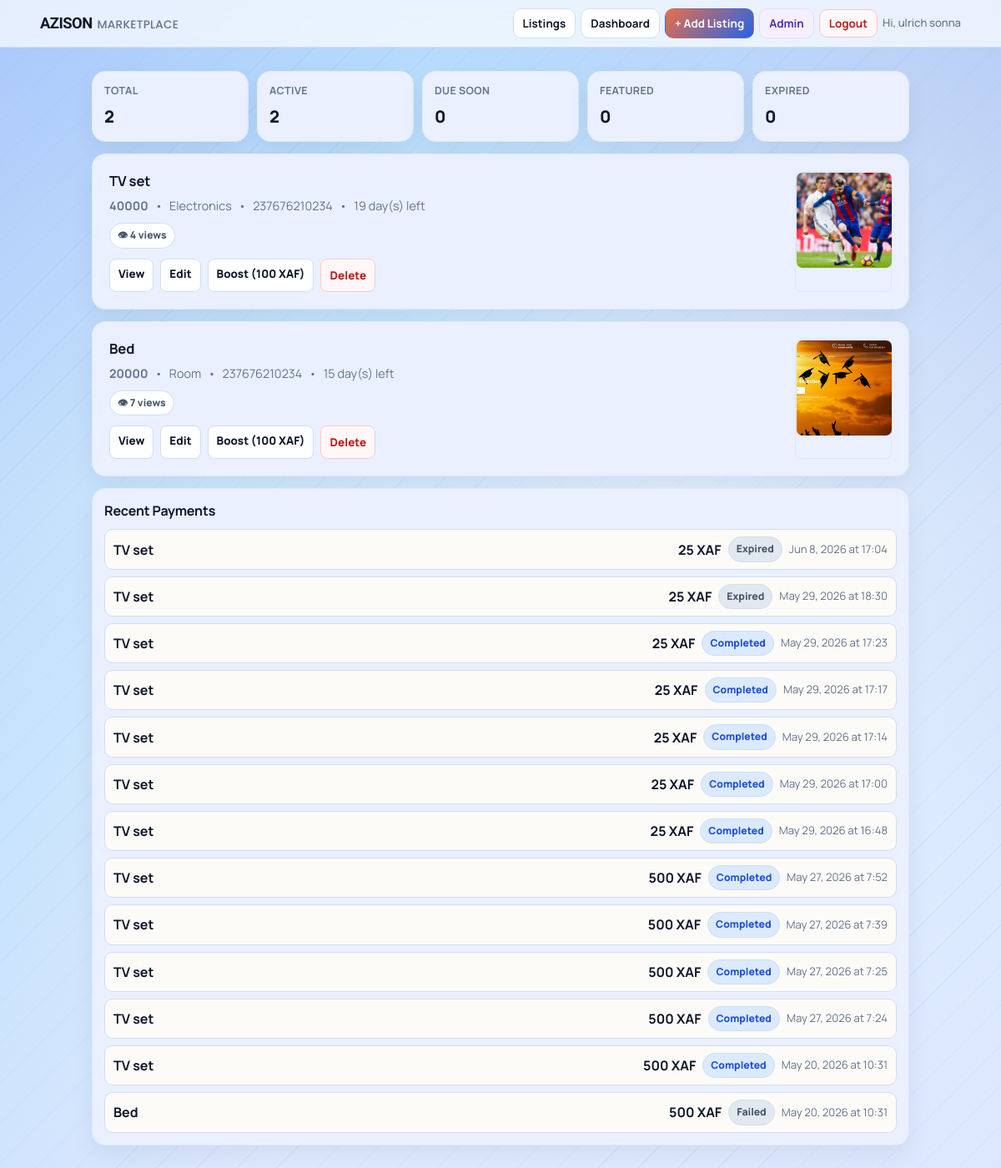
The app's page /dashboard (signed in) with its own data.
### tables this page shows
CREATE TABLE users(
            id INTEGER PRIMARY KEY AUTOINCREMENT,
            full_name TEXT NOT NULL,
            phone TEXT NOT NULL UNIQUE,
            password_hash TEXT NOT NULL,
            email TEXT,
            google_sub TEXT,
            auth_provider TEXT NOT NULL DEFAULT 'local',
            created_at TEXT NOT NULL
        , is_admin INTEGER DEFAULT 0, is_active INTEGER DEFAULT 1);

CREATE TABLE listings(
            id INTEGER PRIMARY KEY AUTOINCREMENT,
            title TEXT,
            price TEXT,
            category TEXT,
            phone TEXT,
            owner_phone TEXT,
            leave_date TEXT,
            description TEXT,
            image TEXT,
            is_featured INTEGER DEFAULT 0
        , view_count INTEGER DEFAULT 0);

CREATE TABLE payments(
            id INTEGER PRIMARY KEY AUTOINCREMENT,
            listing_id INTEGER NOT NULL,
            reference TEXT NOT NULL UNIQUE,
            amount INTEGER NOT NULL,
            status TEXT NOT NULL,
            phone TEXT,
            created_at TEXT NOT NULL
        , provider_reference TEXT);

### app.py (the view)
@app.route("/dashboard")
@login_required
def dashboard():
    conn = get_db()
    cursor = conn.cursor()
    owner_phone = get_authenticated_owner_phone()
    expire_stale_pending_payments(cursor)
    conn.commit()
    cursor.execute(
        """
        SELECT * FROM listings
        WHERE owner_phone = ?
        ORDER BY is_featured DESC, id DESC
        """,
        (owner_phone,),
    )
    rows = cursor.fetchall()
    cursor.execute(
        """
        SELECT p.id, p.listing_id, p.reference AS reference_id, p.amount, p.status, p.phone, p.created_at,
               l.title AS listing_title
        FROM payments p
        JOIN listings l ON l.id = p.listing_id
        WHERE l.owner_phone = ?
        ORDER BY p.id DESC
        """,
        (owner_phone,),
    )
    payment_rows = cursor.fetchall()
    conn.close()
    today = current_date()
    listings = []
    pending_payments_by_listing = {}
    payment_history = []
    stats = {
        "total": 0,
        "active": 0,
        "soon": 0,
        "expired": 0,
        "featured": 0,
    }
    for payment_row in payment_rows:
        normalized_status = resolve_internal_payment_status(payment_row["status"]) or PAYMENT_STATUS_PENDING
        if normalized_status == PAYMENT_STATUS_PENDING and payment_row["listing_id"] not in pending_payments_by_listing:
            pending_payments_by_listing[payment_row["listing_id"]] = payment_row["reference_id"]
        payment_history.append(build_dashboard_payment_view(payment_row))
    for row in rows:
        leave_date = datetime.strptime(row["leave_date"], "%Y-%m-%d").date()
        days_left = (leave_date - today).days
        is_expired = days_left < 0
        is_soon = 0 <= days_left <= 3
        is_featured = row["is_featured"] == 1
        updated_at = row_value(row, "updated_at")
        stats["total"] += 1
        if is_featured:
            stats["featured"] += 1
        if is_expired:
            stats["expired"] += 1
        else:
            stats["active"] += 1
            if is_soon:
                stats["soon"] += 1
        listings.append(
            {
                "id": row["id"],
                "title": row["title"],
                "price": row["price"],
                "category": row["category"],
                "phone": row["phone"],
                "leave_date": row["leave_date"],
                "description": row["description"] or "",
                "image": row["image"],
                "is_featured": row["is_featured"],
                "days_left": days_left,
                "is_expired": is_expired,
                "is_soon": is_soon,
                "pending_payment_reference": pending_payments_by_listing.get(row["id"], ""),
                "view_count": row["view_count"],
                "last_updated_label": format_payment_date(updated_at) if updated_at else "",
            }
        )
    return render_template(
        "dashboard.html",
        listings=listings,
        stats=stats,
        payment_history=payment_history[:20],
        boost_amount=effective_boost_amount(),
    )

### templates/dashboard.html (shortened to what this page needs)
<!DOCTYPE html>
<html lang="en">
<head>
    <link rel="stylesheet" href="{{ url_for('static', filename='css/marketplace.css') }}">
</head>
<body>
    {% include "_navigation.html" %}
    <main class="page">
        <section class="stats">
            <article class="stat">
                <span class="label">Total</span>
                <strong class="value">{{ stats['total'] }}</strong>
            </article>
            <article class="stat">
                <span class="label">Active</span>
                <strong class="value">{{ stats['active'] }}</strong>
            </article>
            <article class="stat">
                <span class="label">Due Soon</span>
                <strong class="value">{{ stats['soon'] }}</strong>
            </article>
            <article class="stat">
                <span class="label">Featured</span>
                <strong class="value">{{ stats['featured'] }}</strong>
            </article>
            <article class="stat">
                <span class="label">Expired</span>
                <strong class="value">{{ stats['expired'] }}</strong>
            </article>
        </section>
        <section class="list">
            {% if listings %}
                {% for item in listings %}
                    <article class="card">
                        <div>
                            <h2>{{ item['title'] }}</h2>
                            <p class="meta">
                                <span><strong>{{ item['price'] }}</strong></span>
                                <span>•</span>
                                <span>{{ item['category'] }}</span>
                                <span>•</span>
                                <span>{{ item['phone'] }}</span>
                                <span>•</span>
                                {% if item['is_expired'] %}
                                    <span>Expired {{ item['days_left'] * -1 }} day(s) ago</span>
                                {% elif item['is_soon'] %}
                                    <span class="deadline soon">⚡ {{ item['days_left'] }} day(s) left</span>
                                {% else %}
                                    <span class="deadline">{{ item['days_left'] }} day(s) left</span>
                                {% endif %}
                            </p>
                            <div class="chips">
                                <span class="chip">👁 {{ item['view_count'] or 0 }} views</span>
                            </div>
                            <div class="row-actions">
                                <a class="link-btn" href="{{ url_for('listing_detail', id=item['id']) }}">View</a>
                                <a class="link-btn" href="{{ url_for('edit_listing', id=item['id']) }}">Edit</a>
                                {% if item['is_expired'] %}
                                    <a class="link-btn" href="{{ url_for('edit_listing', id=item['id'], renew=1) }}">Renew / Extend Date</a>
                                {% elif item['is_featured'] == 1 %}
                                    <span class="link-btn">Featured Active</span>
                                {% else %}
                                    <a class="link-btn" href="{{ url_for('select_boost_payment', listing_id=item['id'], next=url_for('dashboard')) }}">Boost ({{ boost_amount }} XAF)</a>
                                {% endif %}
                                <form method="POST" action="{{ url_for('delete_listing', id=item['id']) }}" onsubmit="return confirm('Are you sure you want to delete this listing?');">
                                    <button class="danger-btn" type="submit">Delete</button>
                                </form>
                            </div>
                        </div>
                        {% if item['image'] %}
                            <a class="thumb-link lightbox-trigger" href="{{ listing_image_url(item['image']) }}" title="Open full image">
                                <img class="thumb" src="{{ listing_image_url(item['image']) }}" alt="{{ item['title'] }}">
                            </a>
                        {% endif %}
                    </article>
                {% endfor %}
            {% else %}
                <div class="empty">
                    <p>No listings yet on your dashboard.</p>
                    <a class="btn primary" href="{{ url_for('create') }}">Post your first listing</a>
                </div>
            {% endif %}
        </section>
        <section class="history">
            <h2>Recent Payments</h2>
            {% if payment_history %}
                <div style="display:grid;gap:8px;">
                    {% for payment in payment_history %}
                        <div style="border:1px solid var(--line);border-radius:10px;padding:8px 10px;display:flex;flex-wrap:wrap;gap:8px;align-items:center;background:#fcfbf8;">
                            <span style="font-weight:700;flex:1;min-width:120px;">
                                <a href="{{ url_for('listing_detail', id=payment['listing_id']) }}" style="color:var(--text);text-decoration:none;">{{ payment['listing_title'] }}</a>
                            </span>
                            <span><strong>{{ payment['amount_label'] }}</strong></span>
                            <span class="{{ payment['badge_class'] }}">{{ payment['status_label'] }}</span>
                            <span style="color:var(--muted);font-size:0.82rem;">{{ payment['created_label'] }}</span>
                        </div>
                    {% endfor %}
                </div>
            {% else %}
                <p class="summary">No payment activity yet.</p>
            {% endif %}
        </section>
    </main>
</body>
</html>

### templates/_navigation.html (shortened to what this page needs)
<nav class="nav-bar" role="navigation" aria-label="Main navigation">
    <div class="nav-inner">
        <a class="nav-brand" href="{{ url_for('home') }}">
            <span class="brand">AZISON</span>
            <span class="site-title">MARKETPLACE</span>
        </a>
        <div class="nav-links">
            <a class="nav-link" href="{{ url_for('home') }}">Listings</a>
            {% if is_logged_in %}
                <a class="nav-link" href="{{ url_for('dashboard') }}">Dashboard</a>
                <a class="nav-link primary" href="{{ url_for('create') }}">+ Add Listing</a>
                {% if current_user and current_user.get('is_admin') %}
                    <a class="nav-link admin" href="{{ url_for('admin_panel') }}">Admin</a>
                {% endif %}
                <form class="inline-form" method="POST" action="{{ url_for('logout') }}">
                    <button class="nav-link logout-btn" type="submit">Logout</button>
                </form>
                <span class="nav-user">Hi, {{ current_user['full_name'] }}</span>
            {% endif %}
        </div>
    </div>
</nav>

### records on screen
users: full_name "ulrich sonna"
listings: title "TV set", price "40000", category "Electronics", phone "237676210234", days_left "19", view_count "4", boost_amount "100", image (picture)
listings: title "Bed", price "20000", category "Room", phone "237676210234", days_left "15", view_count "7", boost_amount "100", image (picture)
payments: listing_title "TV set", amount_label "25 XAF", status_label "Expired", created_label "Jun 8, 2026 at 17:04"
payments: listing_title "TV set", amount_label "25 XAF", status_label "Expired", created_label "May 29, 2026 at 18:30"
payments: listing_title "TV set", amount_label "25 XAF", status_label "Completed", created_label "May 29, 2026 at 17:23"
payments: listing_title "TV set", amount_label "25 XAF", status_label "Completed", created_label "May 29, 2026 at 17:17"
payments: listing_title "TV set", amount_label "25 XAF", status_label "Completed", created_label "May 29, 2026 at 17:14"
payments: listing_title "TV set", amount_label "25 XAF", status_label "Completed", created_label "May 29, 2026 at 17:00"
payments: listing_title "TV set", amount_label "25 XAF", status_label "Completed", created_label "May 29, 2026 at 16:48"
payments: listing_title "TV set", amount_label "500 XAF", status_label "Completed", created_label "May 27, 2026 at 7:52"
payments: listing_title "TV set", amount_label "500 XAF", status_label "Completed", created_label "May 27, 2026 at 7:39"
payments: listing_title "TV set", amount_label "500 XAF", status_label "Completed", created_label "May 27, 2026 at 7:25"
payments: listing_title "TV set", amount_label "500 XAF", status_label "Completed", created_label "May 27, 2026 at 7:24"
payments: listing_title "TV set", amount_label "500 XAF", status_label "Completed", created_label "May 20, 2026 at 10:31"
payments: listing_title "Bed", amount_label "500 XAF", status_label "Failed", created_label "May 20, 2026 at 10:31"

### other values on screen
{{ stats['total'] }} "2"
{{ stats['active'] }} "2"
{{ stats['soon'] }} "0"
{{ stats['featured'] }} "0"
{{ stats['expired'] }} "0"
